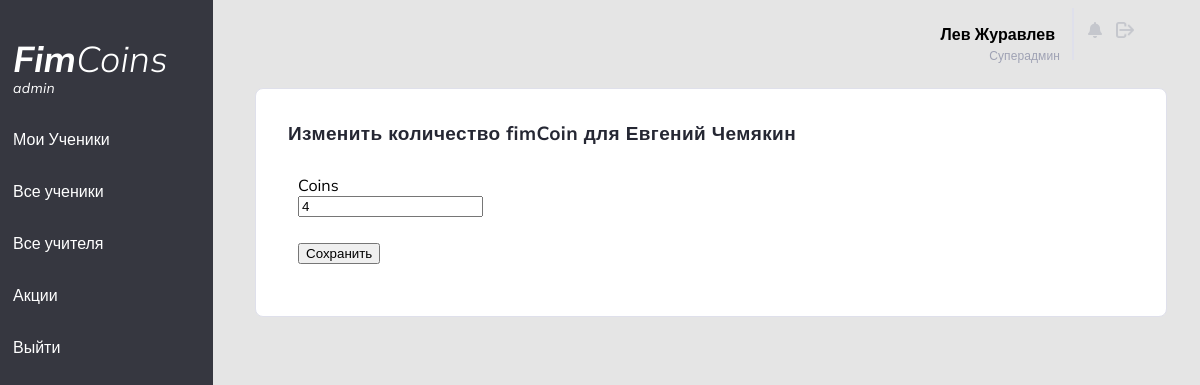
The page /fimcoinadmin/addFimCoins/evvvve/ (signed in) on the database its author committed.
### mainCoins/models.py (models this page shows, shortened)
class TeachersInfo(models.Model):
    user_name = models.OneToOneField(User, on_delete=models.CASCADE)
    who_add_me = models.ForeignKey(User, related_name='who_add_me', on_delete=models.SET_NULL, null=True,)
    is_super_user = models.BooleanField("Суперадмин", default=False)
    slug = models.SlugField(max_length=150, null=True, blank=True, unique=True)
    email = models.EmailField("Адрес электронной почты", max_length=32, unique=True)
    name = models.CharField("Имя", blank=False, null=True, max_length=32)
    second_name = models.CharField("Фамилия", blank=False, null=True, max_length=32)
    phone_number = models.CharField("Номер телефона", blank=True, null=True, max_length=32)
    password = models.CharField("Пароль", blank=True, null=True, max_length=32, )
    group = models.ManyToManyField(Groups, blank=True)

class StudentsInfo(models.Model):
    user_name = models.OneToOneField(User, on_delete=models.CASCADE, null=True, blank=True)
    slug = models.SlugField(max_length=150, null=True, blank=True, unique=True)
    name = models.CharField("Имя", blank=False, null=True, max_length=32)
    second_name = models.CharField("Фамилия", blank=False, null=True, max_length=32)
    father_name = models.CharField("Отчество", blank=True, null=True, max_length=32)
    date_of_birth = models.DateField("Дата рождения", blank=True, null=True)
    phone_number = models.CharField("Номер телефона", blank=True, null=True, max_length=32)
    password = models.CharField("Password", blank=True, null=True, max_length=32)
    coins = models.IntegerField(default=0, validators=[MinValueValidator(0), MaxValueValidator(1000)])
    notifications = models.TextField("Уведомеления", blank=False, null=True, max_length=4000)
    STUDENT = 'ST'
    DELETED_USER = 'DU'
    GRADUATE = 'GR'
    STATUS_CHOICES = [(STUDENT, 'Ученик'), (DELETED_USER, 'Удаленный студент'), (GRADUATE, 'Выпускник')]
    status_name = models.CharField(blank=True, null=True, max_length=2, choices=STATUS_CHOICES, default=STUDENT, )
    group = models.ForeignKey(Groups, on_delete=models.SET_NULL, blank=True, null=True)
    equities = models.ManyToManyField(Equities, blank=True)

### mainCoins/views.py (the view, shortened to what this page needs)
# urls.py: path('fimcoinadmin/addFimCoins/<str:slug>/', addFimCoinsDetail.as_view(), name='addFimCoins'),
class addFimCoinsDetail(View):
    def get(self, request, slug):
        if chekingForTeacher(request):
            student = StudentsInfo.objects.get(slug=slug)
            bound_form = changeStudentCoinForm(instance=student)
            return render(request,
                          'mainCoins/addFimCoins.html',
                          {"form": bound_form,
                           "student": student
                           })
        else:
            return redirect('/')

### mainCoins/form.py
class changeStudentCoinForm(forms.ModelForm):
    class Meta:
        model = StudentsInfo
        fields = ['coins']

### mainCoins/views.py (called while the page is built)
def chekingForTeacher(request):
    if request.user.is_authenticated:
        try:
            TeachersInfo.objects.get(user_name=request.user)
            return True
        except:
            return False

### mainCoins/templates/mainCoins/addFimCoins.html (shortened to what this page needs)
{% extends 'mainCoins/baseAdmin.html' %}
{% block content %}
<div class="container">
    <div  class="Today_s_trends_block_name">
        Изменить количество fimCoin для {{student.name}} {{student.second_name}}
    </div>
    <form action="{% url 'addFimCoins' slug=student.slug%}" method="post" class="form">
        {% for field in form %}
                <p class="form_label"> {{ field.label }} </p>
                <p class="form_field"> {{ field }} </p>
        {% endfor %}
        <button type="submit"> Сохранить </button>
    </form>
</div>
{% endblock %}

### mainCoins/templates/mainCoins/baseAdmin.html (shortened to what this page needs)
<!DOCTYPE html>
<html lang="ru">
<head>
    {% load static %}
    <link rel="stylesheet" type="text/css" href="{% static 'css/adminStyles.css' %}">
    <link rel="stylesheet" type="text/css" href="{% static 'css/addaptive-admin-styles.css' %}">
</head>
<body>
<div class="LeftMenu">
    <p id="title">
        <a href="/" class="notUnderlineLink">
            <span id="titlebold">Fim</span><span id="titlelight">Coins</span>
        </a>
        <p id="admintext">admin</p>
    </p>
    <a href="/", class="LeftMenu_a">Мои Ученики </a>
    <a href="/fimcoinadminAllStudents", class="LeftMenu_a">Все ученики</a>
    <a href="/fimcoinadminAllTeacher", class="LeftMenu_a">Все учителя</a>
    <a href="/fimcoinadminEquitiess", class="LeftMenu_a">Акции</a>
    <a href="logout", class="LeftMenu_a">Выйти</a>
</div>
<div class="main">
    <div class="Header">
    <div class="User_info">
        <a href="{% url 'teacherDetail' slug=request.user.teachersinfo.slug %}" style="color: black; text-decoration: none;">
            <p class="username"> {{request.user.teachersinfo.name}} {{request.user.teachersinfo.second_name}}</p>
        </a>
    </div>
    <div class="verticalLine"></div>
        {% if request.user.is_authenticated %}
    <div class="icons">
        {% if request.user.is_superuser %}
        <a href="/admin", class="notUnderlineLink">
            <img class ="icon"  id="notification" src="{% static 'icons/Vector.png' %}">
        </a>
        {% endif %}
        <a href="{% url 'logout' %}">
            <img class ="icon", id="logout"src="{% static 'icons/logOutIco.png' %}">
        </a>
    </div>
        {% endif %}
</div>
    {% if request.user.teachersinfo.is_super_user %}
        <p class="little_gray" style="text-align: right; margin-right: 122px; margin-top: -12px;" > Суперадмин </p>
    {% endif %}
{% block content %}
{% endblock %}
</div>
<div class="hamburger-menu">
    <ul class="menu__box">
      <li><a class="menu__item" href="/">Мои Ученики</a></li>
			<li><a class="menu__item" href="/fimcoinadminAllStudents">Все ученики</a></li>
			<li><a class="menu__item" href="/fimcoinadminAllTeacher">Все учителя</a></li>
			<li><a class="menu__item" href="/fimcoinadminEquitiess">Акции</a></li>
			<li><a class="menu__item" href="{% url 'logout' %}">Выйти</a></li>
    </ul>
  </div>
</body>
</html>

### static/css/adminStyles.css (style rules this page uses)
body { background-color: #E5E5E5; }
.LeftMenu { background-color: #363740; color: white; margin-top: 0px; font-family: 'Mulish', sans-serif; height: 100%; width: 200px; position: fixed; z-index: 1; top: 0; left: 0; overflow-x: hidden; padding-top: 20px; padding-left: 13px; }
.LeftMenu_a { padding-top: 16px; padding-bottom: 16px; text-decoration: none; font-size: 25px; color: white; display: block; font-style: normal; font-weight: normal; font-size: 16px; line-height: 20px; }
#admintext { font-style: italic; font-weight: normal; font-size: 14px; line-height: 18px; letter-spacing: 0.3px; margin-top: -18px; }
.notUnderlineLink { text-decoration: none; color: white; }
#titlebold { font-family: 'Mulish', sans-serif; font-style: italic; font-weight: bold; font-size: 36px; line-height: 45px; letter-spacing: 0.3px; }
#titlelight { font-family: 'Mulish', sans-serif; font-style: italic; font-weight: 300; font-size: 36px; letter-spacing: 0.3px; height: 36px; margin: 0px; }
.main { font-family: 'Mulish', sans-serif; margin-left: 220px; padding: 0px 10px; }
.Header { margin-left: 44px; margin-right: 44px; display: flex; }
.User_info { margin-left: auto; margin-right: 0; display: flex; text-align: right; font-style: normal; font-weight: bold; }
.verticalLine { border: 1px solid #DFE0EB; width: 0px; margin-left: 17px; }
.icons { width: 64px; text-align: center; }
.icon { width: 14px; height: 16px; margin-left: 10px; }
#notification { margin-top: 14px; width: 14px; height: 16px; }
#logout { width: 18px; height: 16px; }
.container { position: absolute; background-color: white; left: 255px; right: 33px; top: 88px; border: 1px solid #DFE0EB; box-sizing: border-box; border-radius: 8px; padding: 32px; margin-bottom: 18px; }
.Today_s_trends_block_name { font-family: 'Mulish', sans-serif; font-style: normal; font-weight: bold; font-size: 19px; line-height: 24px; margin: 0px; letter-spacing: 0.4px; color: #252733; }
.little_gray { margin: 0; font-family: 'Mulish', sans-serif; font-style: normal; font-weight: normal; font-size: 12px; line-height: 16px; letter-spacing: 0.1px; color: #9FA2B4; }
.form_label { margin: 0px; margin-top: 10px; }
.form_field { margin: 0px; margin-bottom: 25px; }
.form { margin-top: 10px; margin-bottom: 10px; padding: 10px; }
a { text-decoration: none; color: black; }

### rows shown on the page
StudentsInfo: name "Евгений", second_name "Чемякин", form "4"

### other values the page prints
{{ request.user.teachersinfo.name }} "Лев"
{{ request.user.teachersinfo.second_name }} "Журавлев"
{{ field.label }} "Coins"
